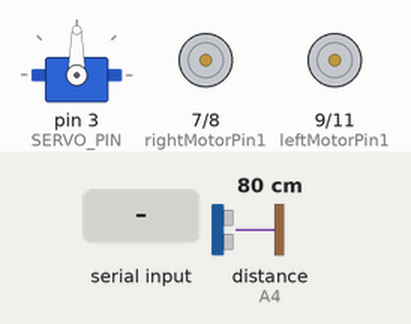
Recording of a sketch running on a simulated Arduino Uno, built with avr-gcc and run on an emulated ATmega328P. On the bench: servo, motor-driver pin pairs drawn as motors (green arrow = first pin HIGH = forward, orange = second pin HIGH = backward, longer = more drive, scaled by the enable pin). The test bench sets the inputs (shaded band); at power-on: distance to the obstacle (sensor on A4) 80 cm. The echo pulse lasts 58.3 µs per cm; what the sketch prints to the serial monitor is not drawn.

Above: at 1.2 s.
1.3 s: "F" received over Serial
At 2.4 s:
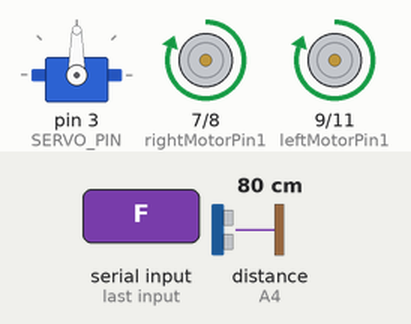
2.8 s: "B" received over Serial
At 3.3 s:
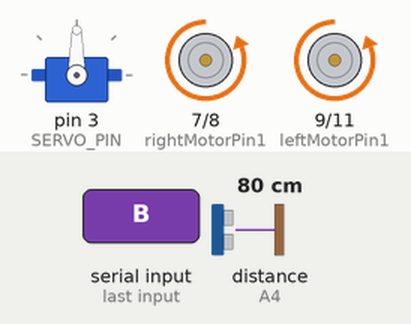
4.3 s: "L" received over Serial
At 5.5 s:
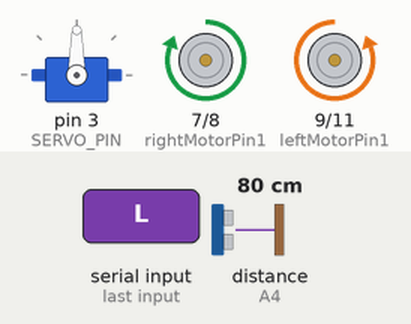
5.8 s: "R" received over Serial
At 6.4 s:
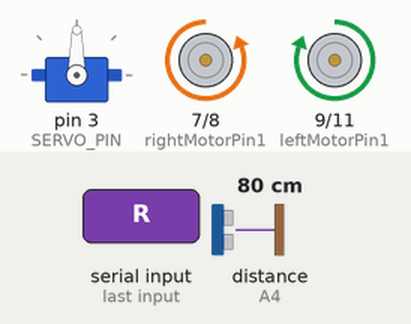
9.4 s: "S" received over Serial
At 10.3 s:
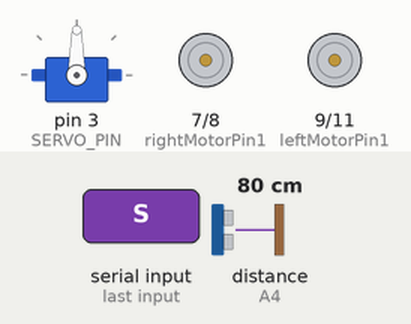
Timing chart, 0 to 12.4 s (numbered marks = the images above; inputs shaded):
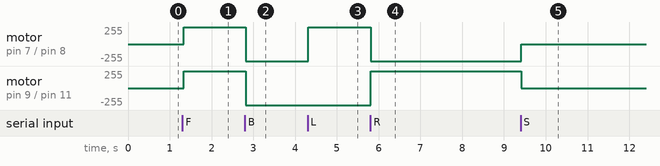

Measured:
- after the input at 1.3 s, motor on pin 7 (rightMotorPin1) / pin 8 (rightMotorPin2), motor on pin 9 (leftMotorPin1) / pin 11 (leftMotorPin2): stopped → forward 255/255 at once
- after the input at 2.8 s, motor on pin 7 (rightMotorPin1) / pin 8 (rightMotorPin2), motor on pin 9 (leftMotorPin1) / pin 11 (leftMotorPin2): forward 255/255 → backward 255/255 at once
- after the input at 4.3 s, motor on pin 7 (rightMotorPin1) / pin 8 (rightMotorPin2): backward 255/255 → forward 255/255 at once
- after the input at 5.8 s, motor on pin 7 (rightMotorPin1) / pin 8 (rightMotorPin2): forward 255/255 → backward 255/255 at once; motor on pin 9 (leftMotorPin1) / pin 11 (leftMotorPin2): backward 255/255 → forward 255/255 at once
- after the input at 9.4 s, motor on pin 7 (rightMotorPin1) / pin 8 (rightMotorPin2): backward 255/255 → stopped at once; motor on pin 9 (leftMotorPin1) / pin 11 (leftMotorPin2): forward 255/255 → stopped at once

The sketch:

Bluetooth_Controlled_Car_HC05_HCSR04.ino
```cpp
#include <Servo.h>
#include <NewPing.h>

#define MAX_MOTOR_SPEED 255
//Right motor
int enableRightMotor=5;
int rightMotorPin1=7;
int rightMotorPin2=8;
//Left motor
int enableLeftMotor=6;
int leftMotorPin1=9;
int leftMotorPin2=11;

#define SERVO_PIN 3
#define ULTRASONIC_SENSOR_TRIG A5
#define ULTRASONIC_SENSOR_ECHO A4

NewPing mySensor(ULTRASONIC_SENSOR_TRIG, ULTRASONIC_SENSOR_ECHO, 200);
Servo myServo;

void setup()
{
  // put your setup code here, to run once:
  pinMode(enableRightMotor,OUTPUT);
  pinMode(rightMotorPin1,OUTPUT);
  pinMode(rightMotorPin2,OUTPUT);

  pinMode(enableLeftMotor,OUTPUT);
  pinMode(leftMotorPin1,OUTPUT);
  pinMode(leftMotorPin2,OUTPUT);

  myServo.attach(SERVO_PIN);
  myServo.write(90);
  rotateMotor(0,0);

  Serial.begin(9600);
}


void loop()
{
  if (Serial.available())
  {
    char inputCommand = Serial.read();

    if (inputCommand == 'F')
    {
      rotateMotor(MAX_MOTOR_SPEED, MAX_MOTOR_SPEED);
    }

    if (inputCommand == 'B')
    {
      rotateMotor(-MAX_MOTOR_SPEED, -MAX_MOTOR_SPEED);
    }

    if (inputCommand == 'L')
    {
      rotateMotor(MAX_MOTOR_SPEED, -MAX_MOTOR_SPEED);
    }

    if (inputCommand == 'R')
    {
      rotateMotor(-MAX_MOTOR_SPEED, MAX_MOTOR_SPEED);
    }

    if (inputCommand == 'S')
    {
      rotateMotor(0,0);
    }
  }

  int distance = mySensor.ping_cm();
  Serial.write((char*)&distance, 2);
  delay(50);
}

void rotateMotor(int rightMotorSpeed, int leftMotorSpeed)
{
  if (rightMotorSpeed < 0)
  {
    digitalWrite(rightMotorPin1,LOW);
    digitalWrite(rightMotorPin2,HIGH);
  }
  else if (rightMotorSpeed > 0)
  {
    digitalWrite(rightMotorPin1,HIGH);
    digitalWrite(rightMotorPin2,LOW);
  }
  else
  {
    digitalWrite(rightMotorPin1,LOW);
    digitalWrite(rightMotorPin2,LOW);
  }


  if (leftMotorSpeed < 0)
  {
    digitalWrite(leftMotorPin1,LOW);
    digitalWrite(leftMotorPin2,HIGH);
  }
  else if (leftMotorSpeed > 0)
  {
    digitalWrite(leftMotorPin1,HIGH);
    digitalWrite(leftMotorPin2,LOW);
  }
  else
  {
    digitalWrite(leftMotorPin1,LOW);
    digitalWrite(leftMotorPin2,LOW);
  }

  analogWrite(enableRightMotor, abs(rightMotorSpeed));
  analogWrite(enableLeftMotor, abs(leftMotorSpeed));
}
```
